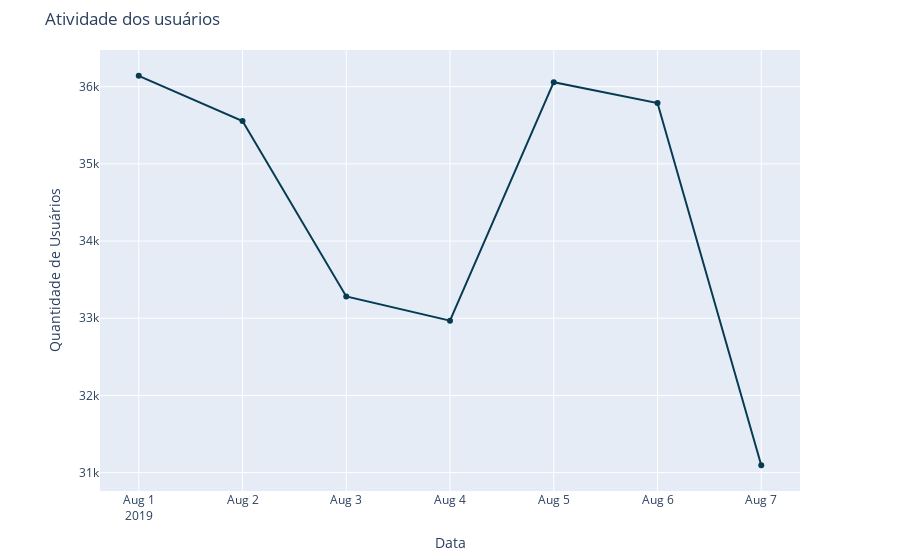

Notebook source saved alongside this figure:
### Code cell
temp_pivot = df2.pivot_table(index='date', values='id', aggfunc='count')

data = go.Scatter(
    x=temp_pivot.index,
    y=temp_pivot['id'],
    mode='lines+markers',
    marker=dict(color='#063b52'),
    line=dict(width=2))

layout = go.Layout(
    title='Atividade dos usuários',
    xaxis=dict(title='Data'),
    yaxis=dict(title='Quantidade de Usuários'),
    margin=dict(l=100, r=100, t=50, b=50))
fig = go.Figure(data=[data], layout=layout)


fig.show()

### Figure 1 — Plotly figure (JSON) as saved in the notebook; plotly's stock layout.template omitted (floating-point values rounded to 4 significant figures)
{"data": [{"line": {"width": 2}, "marker": {"color": "#063b52"}, "mode": "lines+markers", "type": "scatter", "x": ["2019-08-01T00:00:00", "2019-08-02T00:00:00", "2019-08-03T00:00:00", "2019-08-04T00:00:00", "2019-08-05T00:00:00", "2019-08-06T00:00:00", "2019-08-07T00:00:00"], "y": [36141, 35554, 33282, 32968, 36058, 35788, 31096]}], "layout": {"margin": {"b": 50, "l": 100, "r": 100, "t": 50}, "title": {"text": "Atividade dos usuários"}, "xaxis": {"title": {"text": "Data"}}, "yaxis": {"title": {"text": "Quantidade de Usuários"}}}}
